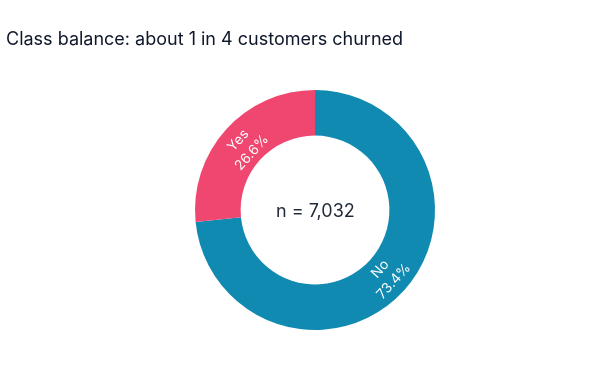
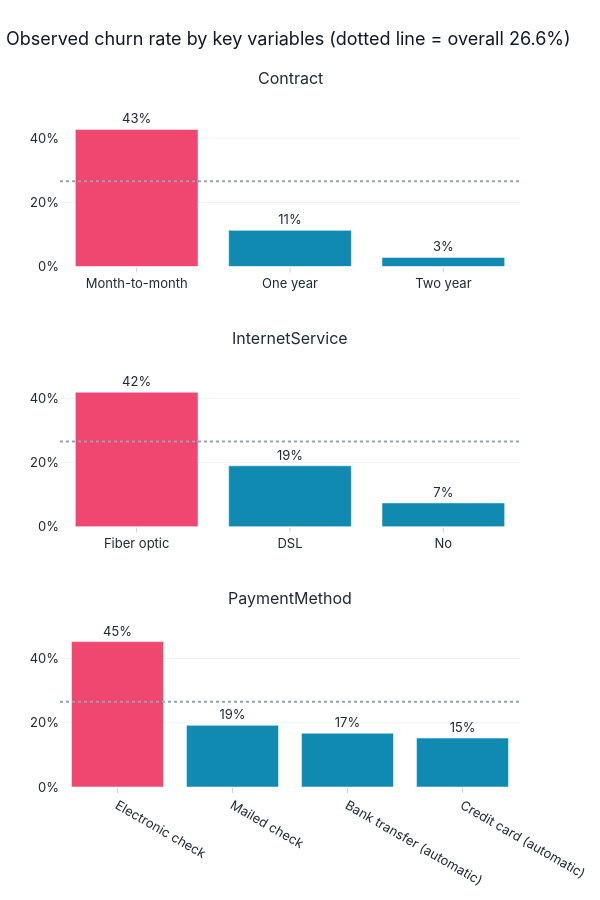

Notebook code for these charts, in order:
### Code cell
# --- Graph 1a: class balance (donut) ---
counts = df["Churn"].value_counts()

fig = go.Figure(
    go.Pie(
        labels=counts.index,
        values=counts.values,
        hole=0.62,
        marker=dict(colors=[PAL["stay"], PAL["churn"]]),
        textinfo="label+percent",
        textfont_size=14,
        sort=False
    )
)

fig.update_layout(
    title="Class balance: about 1 in 4 customers churned",
    showlegend=False,
    width=600,
    height=380,
    annotations=[
        dict(
            text=f"n = {len(df):,}",
            x=0.5,
            y=0.5,
            showarrow=False,
            font_size=18
        )
    ]
)

fig.show()


# --- Graph 1b: churn rate by Contract, InternetService, PaymentMethod ---
base_rate = df["y"].mean()

vars_ = ["Contract", "InternetService", "PaymentMethod"]

fig = make_subplots(
    rows=3,
    cols=1,
    subplot_titles=vars_,
    vertical_spacing=0.12
)

for i, v in enumerate(vars_, start=1):

    rate = (
        df.groupby(v)["y"]
        .mean()
        .sort_values(ascending=False)
    )

    fig.add_bar(
        x=rate.index,
        y=rate.values,
        row=i,
        col=1,
        marker_color=[
            PAL["churn"] if r > base_rate else PAL["stay"]
            for r in rate.values
        ],
        text=[f"{r:.0%}" for r in rate.values],
        textposition="outside",
        showlegend=False
    )

    fig.add_hline(
        y=base_rate,
        line_dash="dot",
        line_color=PAL["grey"],
        row=i,
        col=1
    )


fig.update_yaxes(
    tickformat=".0%",
    range=[0, 0.55]
)

fig.update_layout(
    title=(
        f"Observed churn rate by key variables "
        f"(dotted line = overall {base_rate:.1%})"
    ),
    height=900,
    width=600,
)

fig.show()

### Figure 1 — Plotly figure (JSON) as saved in the notebook; plotly's stock layout.template omitted (floating-point values rounded to 4 significant figures)
{"data": [{"hole": 0.62, "labels": ["No", "Yes"], "marker": {"colors": ["#118AB2", "#EF476F"]}, "sort": false, "textfont": {"size": 14}, "textinfo": "label+percent", "type": "pie", "values": [5163, 1869]}], "layout": {"annotations": [{"font": {"size": 18}, "showarrow": false, "text": "n = 7,032", "x": 0.5, "y": 0.5}], "height": 380, "showlegend": false, "title": {"text": "Class balance: about 1 in 4 customers churned"}, "width": 600}}

### Figure 2 — Plotly figure (JSON) as saved in the notebook; plotly's stock layout.template omitted (floating-point values rounded to 4 significant figures)
{"data": [{"marker": {"color": ["#EF476F", "#118AB2", "#118AB2"]}, "showlegend": false, "text": ["43%", "11%", "3%"], "textposition": "outside", "type": "bar", "x": ["Month-to-month", "One year", "Two year"], "xaxis": "x", "y": [0.4271, 0.1128, 0.02849], "yaxis": "y"}, {"marker": {"color": ["#EF476F", "#118AB2", "#118AB2"]}, "showlegend": false, "text": ["42%", "19%", "7%"], "textposition": "outside", "type": "bar", "x": ["Fiber optic", "DSL", "No"], "xaxis": "x2", "y": [0.4189, 0.19, 0.07434], "yaxis": "y2"}, {"marker": {"color": ["#EF476F", "#118AB2", "#118AB2", "#118AB2"]}, "showlegend": false, "text": ["45%", "19%", "17%", "15%"], "textposition": "outside", "type": "bar", "x": ["Electronic check", "Mailed check", "Bank transfer (automatic)", "Credit card (automatic)"], "xaxis": "x3", "y": [0.4529, 0.192, 0.1673, 0.1525], "yaxis": "y3"}], "layout": {"annotations": [{"font": {"size": 16}, "showarrow": false, "text": "Contract", "x": 0.5, "xanchor": "center", "xref": "paper", "y": 1, "yanchor": "bottom", "yref": "paper"}, {"font": {"size": 16}, "showarrow": false, "text": "InternetService", "x": 0.5, "xanchor": "center", "xref": "paper", "y": 0.6267, "yanchor": "bottom", "yref": "paper"}, {"font": {"size": 16}, "showarrow": false, "text": "PaymentMethod", "x": 0.5, "xanchor": "center", "xref": "paper", "y": 0.2533, "yanchor": "bottom", "yref": "paper"}], "height": 900, "shapes": [{"line": {"color": "#94A3B8", "dash": "dot"}, "type": "line", "x0": 0, "x1": 1, "xref": "x domain", "y0": 0.2658, "y1": 0.2658, "yref": "y"}, {"line": {"color": "#94A3B8", "dash": "dot"}, "type": "line", "x0": 0, "x1": 1, "xref": "x2 domain", "y0": 0.2658, "y1": 0.2658, "yref": "y2"}, {"line": {"color": "#94A3B8", "dash": "dot"}, "type": "line", "x0": 0, "x1": 1, "xref": "x3 domain", "y0": 0.2658, "y1": 0.2658, "yref": "y3"}], "title": {"text": "Observed churn rate by key variables (dotted line = overall 26.6%)"}, "width": 600, "xaxis": {"anchor": "y", "domain": [0, 1]}, "xaxis2": {"anchor": "y2", "domain": [0, 1]}, "xaxis3": {"anchor": "y3", "domain": [0, 1]}, "yaxis": {"anchor": "x", "domain": [0.7467, 1], "range": [0, 0.55], "tickformat": ".0%"}, "yaxis2": {"anchor": "x2", "domain": [0.3733, 0.6267], "range": [0, 0.55], "tickformat": ".0%"}, "yaxis3": {"anchor": "x3", "domain": [0, 0.2533], "range": [0, 0.55], "tickformat": ".0%"}}}
